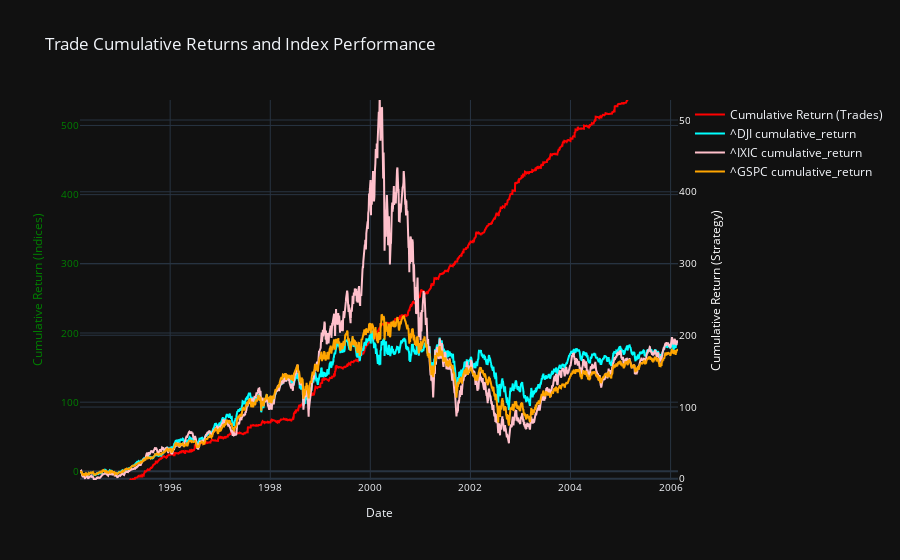

The notebook cell saved with this chart:
### Markdown cell above
### This below function calculates profit/loss from the orders  **(exitPrice - entryPrice) * orderQuantity**

This function also plot the progress lines for 3 indexes provided earlier.

### Code cell
def plot_cumulative_returns_and_indices(trade_data, index_data_dict, starting_capital):
    # Extract profit/loss data
    trade_timestamps = []
    profit_loss = []
    
    for trade in trade_data:
        entry_order, exit_order = trade
            
        # Check order direction to determine long or short
        if entry_order['orderDirection'] == 'BUY':  # Long trade
            profit = (exit_order['fill_price'] - entry_order['fill_price']) * entry_order['orderQuantity']
        elif entry_order['orderDirection'] == 'SELL':  # Short trade
            profit = (entry_order['fill_price'] - exit_order['fill_price']) * entry_order['orderQuantity']
        else:
            profit = 0  # Handle any undefined order direction

        trade_timestamps.append(exit_order['filled_timestamp'])
        profit_loss.append(profit)
    
    # Create a DataFrame for sorting
    trade_df = pd.DataFrame({
        "filled_timestamp": trade_timestamps,
        "profit_loss": profit_loss
    })
    
    # Sort the data by exit timestamp
    trade_df = trade_df.sort_values(by="filled_timestamp").reset_index(drop=True)
    daily_profit_loss = trade_df.groupby("filled_timestamp")["profit_loss"].sum().reset_index()
    # # Calculate `cumulative_return` by cumulatively summing `profit_loss`
    daily_profit_loss["cumulative_pnl"] = daily_profit_loss["profit_loss"].cumsum()
    
    daily_profit_loss["account_value"] = daily_profit_loss["cumulative_pnl"] + starting_capital
    # pct growth for cumulative pnl
    daily_profit_loss["cumulative_return"] = ((daily_profit_loss["account_value"] / daily_profit_loss["account_value"].iloc[0]) - 1) * 100
    
    # # Forward-fill missing dates if needed
    daily_profit_loss = daily_profit_loss.set_index("filled_timestamp")
    daily_profit_loss = daily_profit_loss.asfreq("D", method="ffill").reset_index()
    # # Calculate cumulative profit/loss and returns
    # trade_df['cumulative_profit_loss'] = trade_df['profit_loss'].cumsum()
    # trade_df['cumulative_return'] = trade_df['cumulative_profit_loss'] 
    trade_df = daily_profit_loss
    
    min_max = [0 , 0]
    for index_data in index_data_dict.values():
        # Calculate percentage growth
        index_data["cumulative_return"] = ((index_data["close"] / index_data["close"].iloc[0]) - 1) * 100
        min_max[0] = min(min_max[0], index_data["cumulative_return"].min())
        min_max[1] = max(min_max[1], index_data["cumulative_return"].max())
    
    # Create figure
    fig = go.Figure()

    # Plot cumulative returns for trade data
    fig.add_trace(go.Scatter(
        x=trade_df['filled_timestamp'],
        y=trade_df['cumulative_return'],
        mode='lines',
        name='Cumulative Return (Trades)',
        line=dict(color='red'),
        yaxis="y1"  # Use the left y-axis
    ))

    # Define colors for different indices
    index_colors = ['cyan', 'pink', 'orange']
    
    # Plot index growth
    for i, (index_name, df) in enumerate(index_data_dict.items()):
        fig.add_trace(go.Scatter(
            x=df.index,
            y=df['cumulative_return'],
            mode='lines',
            name=f'{index_name} cumulative_return',
            line=dict(color=index_colors[i % len(index_colors)]),  # Cycle through the colors
            yaxis="y2"  # Use the right y-axis
        ))

    # Update layout for dual y-axis with adjustments to ensure text and lines don't overlap
    fig.update_layout(
        title="Trade Cumulative Returns and Index Performance",
        xaxis=dict(
            title="Date",
            titlefont=dict(size=12),
            tickfont=dict(size=10)
        ),
        yaxis=dict(
            title="Cumulative Return (Strategy)",
            titlefont=dict(color="white", size=12),
            tickfont=dict(color="white", size=10),
            range=[min(trade_df['cumulative_return']) - 0.1, max(trade_df['cumulative_return']) + 0.1],  # Adjust y-axis range
            side="right",
        ),
        yaxis2=dict(
            title="Cumulative Return (Indices)",
            titlefont=dict(color="green", size=12),
            tickfont=dict(color="green", size=10),
            overlaying="y",
            side="left",
            range=min_max
        ),
        template="plotly_dark",
        autosize=True
    )

    fig.show()
    
    trade_df.set_index('filled_timestamp', inplace=True)
    
    return trade_df, index_data

# Example usage
starting_capital = 72181

trade_df_cumulative, index_data = plot_cumulative_returns_and_indices(final_list, index_data_dict, starting_capital)

### Figure 1 — Plotly figure (JSON) as saved in the notebook; plotly's stock layout.template omitted (floating-point values rounded to 4 significant figures; data arrays with more than 128 entries replaced by an {"elided": "..."} marker saying what was removed)
{"data": [{"line": {"color": "red"}, "mode": "lines", "name": "Cumulative Return (Trades)", "type": "scatter", "x": {"elided": "3640 str values"}, "y": {"elided": "3640 float values"}, "yaxis": "y"}, {"line": {"color": "cyan"}, "mode": "lines", "name": "^DJI cumulative_return", "type": "scatter", "x": {"elided": "3011 str values"}, "y": {"elided": "3011 float values"}, "yaxis": "y2"}, {"line": {"color": "pink"}, "mode": "lines", "name": "^IXIC cumulative_return", "type": "scatter", "x": {"elided": "3011 str values"}, "y": {"elided": "3011 float values"}, "yaxis": "y2"}, {"line": {"color": "orange"}, "mode": "lines", "name": "^GSPC cumulative_return", "type": "scatter", "x": {"elided": "3011 str values"}, "y": {"elided": "3011 float values"}, "yaxis": "y2"}], "layout": {"autosize": true, "title": {"text": "Trade Cumulative Returns and Index Performance"}, "xaxis": {"tickfont": {"size": 10}, "title": {"font": {"size": 12}, "text": "Date"}}, "yaxis": {"range": [-1.678, 527.9], "side": "right", "tickfont": {"color": "white", "size": 10}, "title": {"font": {"color": "white", "size": 12}, "text": "Cumulative Return (Strategy)"}}, "yaxis2": {"overlaying": "y", "range": [-12.49, 536.8], "side": "left", "tickfont": {"color": "green", "size": 10}, "title": {"font": {"color": "green", "size": 12}, "text": "Cumulative Return (Indices)"}}}}
